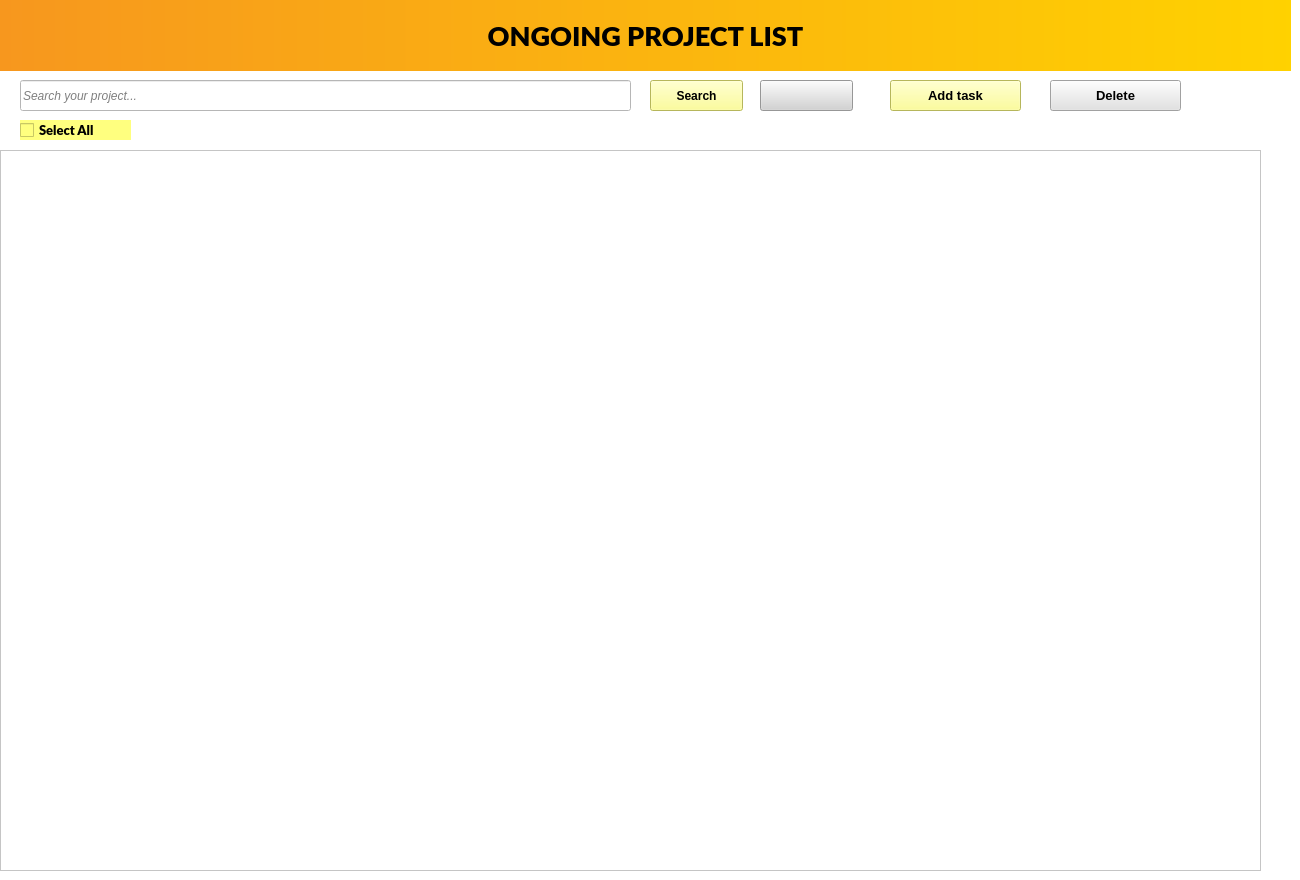
         <widget class="QWidget" name="tab_12">
          <property name="styleSheet">
           <string notr="true">background-color: rgb(255, 255, 255);</string>
          </property>
          <attribute name="title">
           <string>Ongoing</string>
          </attribute>
          <widget class="QLineEdit" name="lineEditSearchOngoing">
           <property name="geometry">
            <rect>
             <x>20</x>
             <y>80</y>
             <width>611</width>
             <height>31</height>
            </rect>
           </property>
           <property name="font">
            <font>
             <italic>true</italic>
            </font>
           </property>
           <property name="styleSheet">
            <string notr="true">background-color: rgb(255, 255, 255);</string>
           </property>
           <property name="placeholderText">
            <string>Search your project...</string>
           </property>
          </widget>
          <widget class="QPushButton" name="pushButtonOngoingReload">
           <property name="geometry">
            <rect>
             <x>760</x>
             <y>80</y>
             <width>93</width>
             <height>31</height>
            </rect>
           </property>
           <property name="styleSheet">
            <string notr="true">background-color: rgb(211, 211, 211);</string>
           </property>
           <property name="text">
            <string/>
           </property>
           <property name="icon">
            <iconset>
             <normaloff>../../Image/refresh_8208127.png</normaloff>../../Image/refresh_8208127.png</iconset>
           </property>
           <property name="iconSize">
            <size>
             <width>30</width>
             <height>30</height>
            </size>
           </property>
          </widget>
          <widget class="QPushButton" name="pushButtonOngoingDelete">
           <property name="geometry">
            <rect>
             <x>1050</x>
             <y>80</y>
             <width>131</width>
             <height>31</height>
            </rect>
           </property>
           <property name="font">
            <font>
             <pointsize>10</pointsize>
             <weight>75</weight>
             <bold>true</bold>
            </font>
           </property>
           <property name="styleSheet">
            <string notr="true">background-color: rgb(208, 208, 208);
background-color: rgb(226, 226, 226);</string>
           </property>
           <property name="text">
            <string>Delete</string>
           </property>
           <property name="icon">
            <iconset>
             <normaloff>../../Image/minus_10023881.png</normaloff>../../Image/minus_10023881.png</iconset>
           </property>
          </widget>
          <widget class="QPushButton" name="pushButtonOngoingAddTask">
           <property name="geometry">
            <rect>
             <x>890</x>
             <y>80</y>
             <width>131</width>
             <height>31</height>
            </rect>
           </property>
           <property name="font">
            <font>
             <pointsize>10</pointsize>
             <weight>75</weight>
             <bold>true</bold>
            </font>
           </property>
           <property name="styleSheet">
            <string notr="true">color: rgb(255, 255, 255);
color: rgb(0, 0, 0);
background-color: rgb(255, 0, 0);
background-color: rgb(255, 255, 127);</string>
           </property>
           <property name="text">
            <string>Add task</string>
           </property>
           <property name="icon">
            <iconset>
             <normaloff>../../Image/plus_10023858.png</normaloff>../../Image/plus_10023858.png</iconset>
           </property>
          </widget>
          <widget class="QTableWidget" name="tableWidgetOngoing">
           <property name="enabled">
            <bool>true</bool>
           </property>
           <property name="geometry">
            <rect>
             <x>0</x>
             <y>150</y>
             <width>1261</width>
             <height>721</height>
            </rect>
           </property>
           <property name="font">
            <font>
             <family>Lato Black</family>
             <weight>75</weight>
             <bold>true</bold>
            </font>
           </property>
           <property name="styleSheet">
            <string notr="true">background-color: rgb(255, 255, 255);</string>
           </property>
           <property name="editTriggers">
            <set>QAbstractItemView::NoEditTriggers</set>
           </property>
           <property name="dragDropOverwriteMode">
            <bool>true</bool>
           </property>
           <property name="columnCount">
            <number>0</number>
           </property>
          </widget>
          <widget class="QPushButton" name="pushButtonOngoingSearch">
           <property name="geometry">
            <rect>
             <x>650</x>
             <y>80</y>
             <width>93</width>
             <height>31</height>
            </rect>
           </property>
           <property name="font">
            <font>
             <weight>75</weight>
             <bold>true</bold>
            </font>
           </property>
           <property name="styleSheet">
            <string notr="true">color: rgb(255, 255, 255);
color: rgb(0, 0, 0);
background-color: rgb(255, 0, 0);
background-color: rgb(255, 255, 127);</string>
           </property>
           <property name="text">
            <string>Search</string>
           </property>
           <property name="icon">
            <iconset>
             <normaloff>../../Image/magnifying-glass_11461318.png</normaloff>../../Image/magnifying-glass_11461318.png</iconset>
           </property>
          </widget>
          <widget class="QLabel" name="ProjectListAll_4">
           <property name="geometry">
            <rect>
             <x>0</x>
             <y>0</y>
             <width>1291</width>
             <height>71</height>
            </rect>
           </property>
           <property name="font">
            <font>
             <family>Lato Black</family>
             <pointsize>20</pointsize>
             <weight>75</weight>
             <bold>true</bold>
            </font>
           </property>
           <property name="styleSheet">
            <string notr="true">background: qlineargradient(spread:pad, x1:0, y1:0, x2:1, y2:0, stop:0 #F7971E, stop:1 #FFD200);
</string>
           </property>
           <property name="text">
            <string>ONGOING PROJECT LIST</string>
           </property>
           <property name="alignment">
            <set>Qt::AlignCenter</set>
           </property>
          </widget>
          <widget class="QCheckBox" name="checkBoxSelectAllOngoing">
           <property name="geometry">
            <rect>
             <x>20</x>
             <y>120</y>
             <width>111</width>
             <height>20</height>
            </rect>
           </property>
           <property name="font">
            <font>
             <family>Lato Black</family>
             <pointsize>10</pointsize>
             <weight>75</weight>
             <bold>true</bold>
            </font>
           </property>
           <property name="styleSheet">
            <string notr="true">background-color: rgb(255, 255, 127);</string>
           </property>
           <property name="text">
            <string>Select All</string>
           </property>
          </widget>
          <widget class="QLabel" name="label_17">
           <property name="geometry">
            <rect>
             <x>380</x>
             <y>10</y>
             <width>55</width>
             <height>51</height>
            </rect>
           </property>
           <property name="styleSheet">
            <string notr="true">background-color: transparent;</string>
           </property>
           <property name="text">
            <string/>
           </property>
           <property name="pixmap">
            <pixmap>../../Image/u-turn_16338815.png</pixmap>
           </property>
           <property name="scaledContents">
            <bool>true</bool>
           </property>
          </widget>
         </widget>
